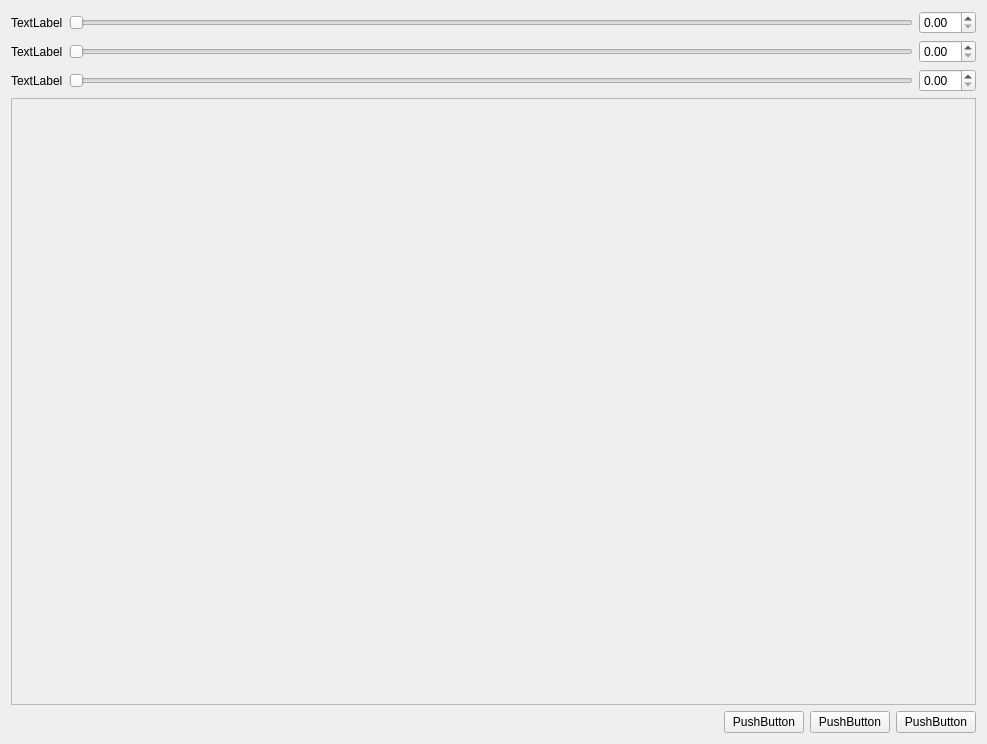
<?xml version="1.0" encoding="UTF-8"?>
<ui version="4.0">
 <class>CBilateralFilterSet</class>
 <widget class="QWidget" name="CBilateralFilterSet">
  <property name="geometry">
   <rect>
    <x>0</x>
    <y>0</y>
    <width>987</width>
    <height>744</height>
   </rect>
  </property>
  <property name="windowTitle">
   <string>CBilateralFilterSet</string>
  </property>
  <layout class="QGridLayout" name="gridLayout">
   <item row="0" column="0">
    <layout class="QVBoxLayout" name="verticalLayout">
     <item>
      <layout class="QHBoxLayout" name="horizontalLayout_3">
       <property name="sizeConstraint">
        <enum>QLayout::SetFixedSize</enum>
       </property>
       <item>
        <widget class="QLabel" name="label_4">
         <property name="text">
          <string>TextLabel</string>
         </property>
        </widget>
       </item>
       <item>
        <widget class="QSlider" name="horizontalSlider_4">
         <property name="orientation">
          <enum>Qt::Horizontal</enum>
         </property>
        </widget>
       </item>
       <item>
        <widget class="QDoubleSpinBox" name="doubleSpinBox_4"/>
       </item>
      </layout>
     </item>
     <item>
      <layout class="QHBoxLayout" name="horizontalLayout_2">
       <item>
        <widget class="QLabel" name="label_2">
         <property name="text">
          <string>TextLabel</string>
         </property>
        </widget>
       </item>
       <item>
        <widget class="QSlider" name="horizontalSlider_2">
         <property name="orientation">
          <enum>Qt::Horizontal</enum>
         </property>
        </widget>
       </item>
       <item>
        <widget class="QDoubleSpinBox" name="doubleSpinBox_2"/>
       </item>
      </layout>
     </item>
     <item>
      <layout class="QHBoxLayout" name="horizontalLayout">
       <item>
        <widget class="QLabel" name="label">
         <property name="text">
          <string>TextLabel</string>
         </property>
        </widget>
       </item>
       <item>
        <widget class="QSlider" name="horizontalSlider">
         <property name="orientation">
          <enum>Qt::Horizontal</enum>
         </property>
        </widget>
       </item>
       <item>
        <widget class="QDoubleSpinBox" name="doubleSpinBox"/>
       </item>
      </layout>
     </item>
    </layout>
   </item>
   <item row="1" column="0">
    <layout class="QVBoxLayout" name="verticalLayout_2">
     <item>
      <widget class="QFrame" name="frame">
       <property name="sizePolicy">
        <sizepolicy hsizetype="Expanding" vsizetype="Expanding">
         <horstretch>0</horstretch>
         <verstretch>0</verstretch>
        </sizepolicy>
       </property>
       <property name="frameShape">
        <enum>QFrame::StyledPanel</enum>
       </property>
       <property name="frameShadow">
        <enum>QFrame::Raised</enum>
       </property>
      </widget>
     </item>
    </layout>
   </item>
   <item row="2" column="0">
    <layout class="QHBoxLayout" name="horizontalLayout_4">
     <property name="sizeConstraint">
      <enum>QLayout::SetNoConstraint</enum>
     </property>
     <item>
      <spacer name="horizontalSpacer">
       <property name="orientation">
        <enum>Qt::Horizontal</enum>
       </property>
       <property name="sizeHint" stdset="0">
        <size>
         <width>40</width>
         <height>20</height>
        </size>
       </property>
      </spacer>
     </item>
     <item>
      <widget class="QPushButton" name="pushButton_3">
       <property name="sizePolicy">
        <sizepolicy hsizetype="Maximum" vsizetype="Maximum">
         <horstretch>0</horstretch>
         <verstretch>0</verstretch>
        </sizepolicy>
       </property>
       <property name="text">
        <string>PushButton</string>
       </property>
      </widget>
     </item>
     <item>
      <widget class="QPushButton" name="pushButton">
       <property name="sizePolicy">
        <sizepolicy hsizetype="Maximum" vsizetype="Maximum">
         <horstretch>0</horstretch>
         <verstretch>0</verstretch>
        </sizepolicy>
       </property>
       <property name="text">
        <string>PushButton</string>
       </property>
      </widget>
     </item>
     <item>
      <widget class="QPushButton" name="pushButton_2">
       <property name="sizePolicy">
        <sizepolicy hsizetype="Maximum" vsizetype="Maximum">
         <horstretch>0</horstretch>
         <verstretch>0</verstretch>
        </sizepolicy>
       </property>
       <property name="text">
        <string>PushButton</string>
       </property>
      </widget>
     </item>
    </layout>
   </item>
  </layout>
 </widget>
 <layoutdefault spacing="6" margin="11"/>
 <resources/>
 <connections/>
</ui>
